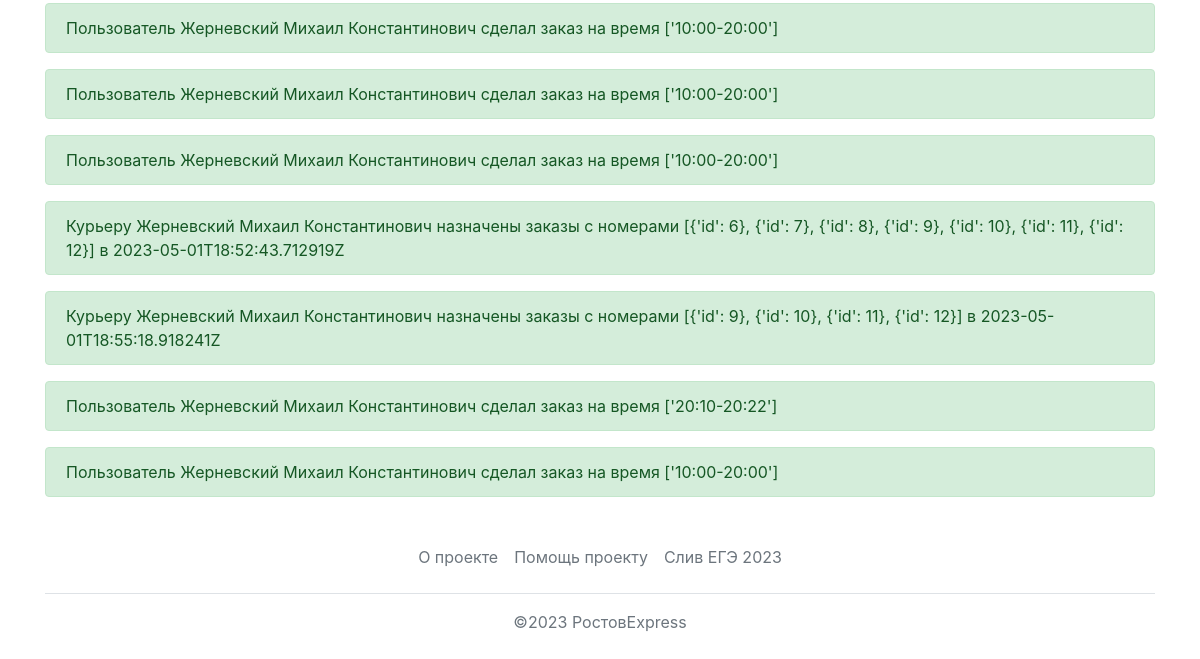
Page /history (signed in, lower part) on the earlier database version.
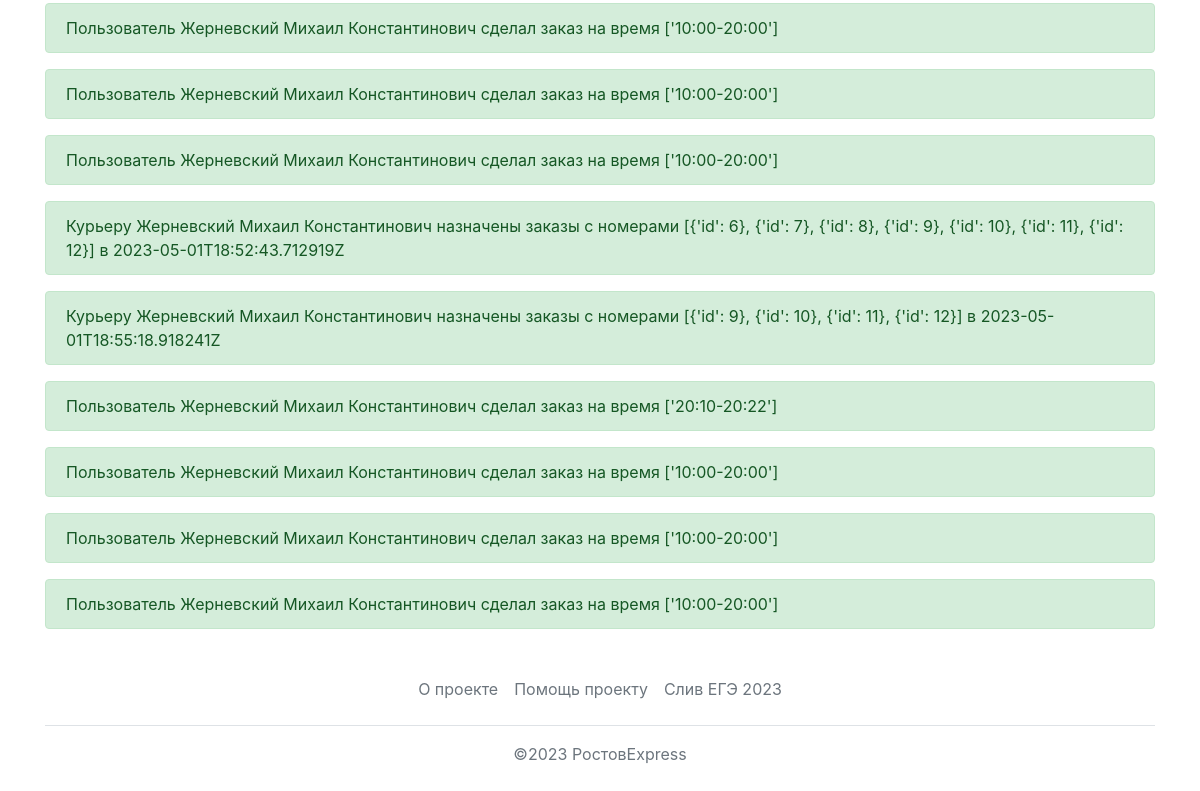
Same page on the later database version.
### data/records.py (models this page shows)
class Record(SqlAlchemyBase):
    __tablename__ = 'records'
    id = sqlalchemy.Column(sqlalchemy.Integer, primary_key=True, autoincrement=True)
    event = sqlalchemy.Column(sqlalchemy.String, nullable=True)

### main.py (the view)
@app.route("/history", methods=["GET"])
@login_required
def view_history():
    if current_user.user_type != 3:
        return redirect('/')
    db_sess = db_session.create_session()
    events = db_sess.query(Record).all()
    return render_template("history.html", items=events)

### data/db_session.py (called while the page is built)
def create_session() -> Session:
    global __factory
    return __factory()

### main.py (called while the page is built)
@login_manager.user_loader
def load_user(user_id):
    db_sess = db_session.create_session()
    return db_sess.query(User).get(user_id)

### templates/history.html (shortened to what this page needs)
{% extends "base.html" %}
{% block content %}
{% for item in items %}
<div>
    <div class="alert alert-success">
        {{item.event}}
    </div>
</div>
{% endfor %}
{% endblock %}

Differences in the rows shown:
added Record: event "Пользователь Жерневский Михаил Константинович сделал заказ на время ['10:00-20:00']"
added Record: event "Пользователь Жерневский Михаил Константинович сделал заказ на время ['10:00-20:00']"
